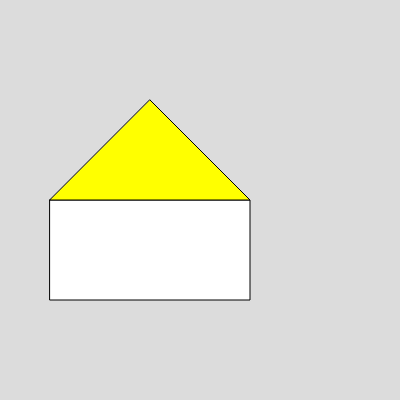
Frame 1 (no input)
Frame 60 (no input): identical to frame 1, image omitted
Frame 120 (the mouse pressed at the canvas centre since frame 60): identical to frame 1, image omitted

The p5.js sketch that drew this single still picture (run headless with seeded random() and noise() and a simulated clock; from frame 60 on, the mouse is pressed at the canvas centre):

// p5.js sketch
// ── sketch.js
var x = 50;
var y = 200;
var bredde=200;
var hoyde = 100;
function setup() {
  // put setup code here
  createCanvas(400, 400);
}

function draw() {
  // put drawing code here
  background(220);
  fill("white");
rect(x,y,bredde,hoyde);fill(255,255,0);
triangle(x,y,x+bredde,y,x+bredde/2,y-hoyde);

}
